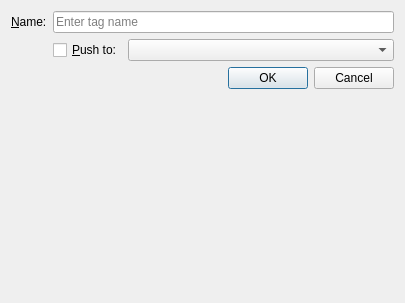
<?xml version="1.0" encoding="UTF-8"?>
<ui version="4.0">
 <class>NewTagDialog</class>
 <widget class="QDialog" name="NewTagDialog">
  <property name="windowModality">
   <enum>Qt::WindowModality::WindowModal</enum>
  </property>
  <property name="geometry">
   <rect>
    <x>0</x>
    <y>0</y>
    <width>405</width>
    <height>303</height>
   </rect>
  </property>
  <property name="windowTitle">
   <string>New tag</string>
  </property>
  <layout class="QFormLayout" name="formLayout">
   <property name="fieldGrowthPolicy">
    <enum>QFormLayout::FieldGrowthPolicy::ExpandingFieldsGrow</enum>
   </property>
   <item row="0" column="0">
    <widget class="QLabel" name="label">
     <property name="text">
      <string>&amp;Name:</string>
     </property>
     <property name="buddy">
      <cstring>nameEdit</cstring>
     </property>
    </widget>
   </item>
   <item row="0" column="1">
    <widget class="QLineEdit" name="nameEdit">
     <property name="sizePolicy">
      <sizepolicy hsizetype="Expanding" vsizetype="Fixed">
       <horstretch>0</horstretch>
       <verstretch>0</verstretch>
      </sizepolicy>
     </property>
     <property name="placeholderText">
      <string>Enter tag name</string>
     </property>
    </widget>
   </item>
   <item row="1" column="1">
    <layout class="QHBoxLayout" name="horizontalLayout">
     <item>
      <widget class="QCheckBox" name="pushCheckBox">
       <property name="text">
        <string>&amp;Push to:</string>
       </property>
      </widget>
     </item>
     <item>
      <widget class="QComboBox" name="remoteComboBox">
       <property name="sizePolicy">
        <sizepolicy hsizetype="MinimumExpanding" vsizetype="Fixed">
         <horstretch>0</horstretch>
         <verstretch>0</verstretch>
        </sizepolicy>
       </property>
      </widget>
     </item>
    </layout>
   </item>
   <item row="2" column="0" colspan="2">
    <widget class="QDialogButtonBox" name="buttonBox">
     <property name="orientation">
      <enum>Qt::Orientation::Horizontal</enum>
     </property>
     <property name="standardButtons">
      <set>QDialogButtonBox::StandardButton::Cancel|QDialogButtonBox::StandardButton::Ok</set>
     </property>
    </widget>
   </item>
  </layout>
 </widget>
 <tabstops>
  <tabstop>nameEdit</tabstop>
 </tabstops>
 <resources/>
 <connections>
  <connection>
   <sender>buttonBox</sender>
   <signal>accepted()</signal>
   <receiver>NewTagDialog</receiver>
   <slot>accept()</slot>
   <hints>
    <hint type="sourcelabel">
     <x>260</x>
     <y>129</y>
    </hint>
    <hint type="destinationlabel">
     <x>157</x>
     <y>274</y>
    </hint>
   </hints>
  </connection>
  <connection>
   <sender>buttonBox</sender>
   <signal>rejected()</signal>
   <receiver>NewTagDialog</receiver>
   <slot>reject()</slot>
   <hints>
    <hint type="sourcelabel">
     <x>328</x>
     <y>129</y>
    </hint>
    <hint type="destinationlabel">
     <x>286</x>
     <y>274</y>
    </hint>
   </hints>
  </connection>
  <connection>
   <sender>pushCheckBox</sender>
   <signal>toggled(bool)</signal>
   <receiver>remoteComboBox</receiver>
   <slot>setEnabled(bool)</slot>
   <hints>
    <hint type="sourcelabel">
     <x>80</x>
     <y>65</y>
    </hint>
    <hint type="destinationlabel">
     <x>248</x>
     <y>65</y>
    </hint>
   </hints>
  </connection>
 </connections>
</ui>
